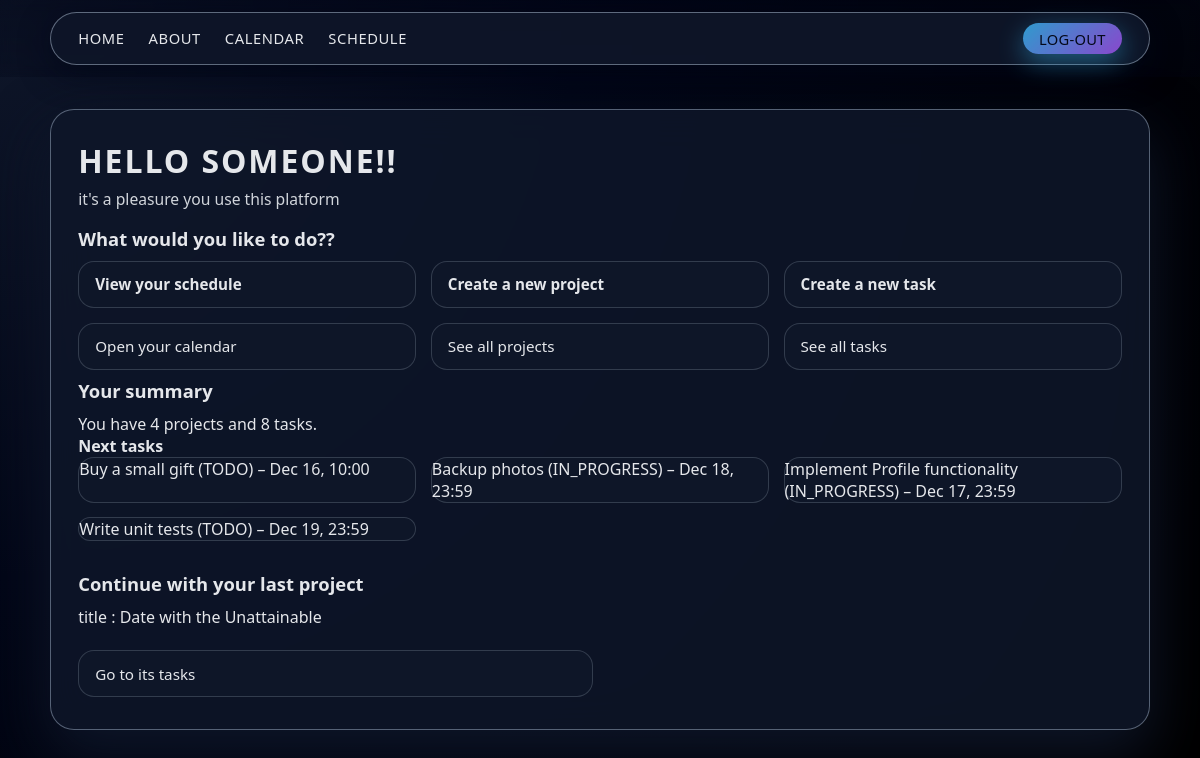
Page /home/ (signed in) on the earlier database version.
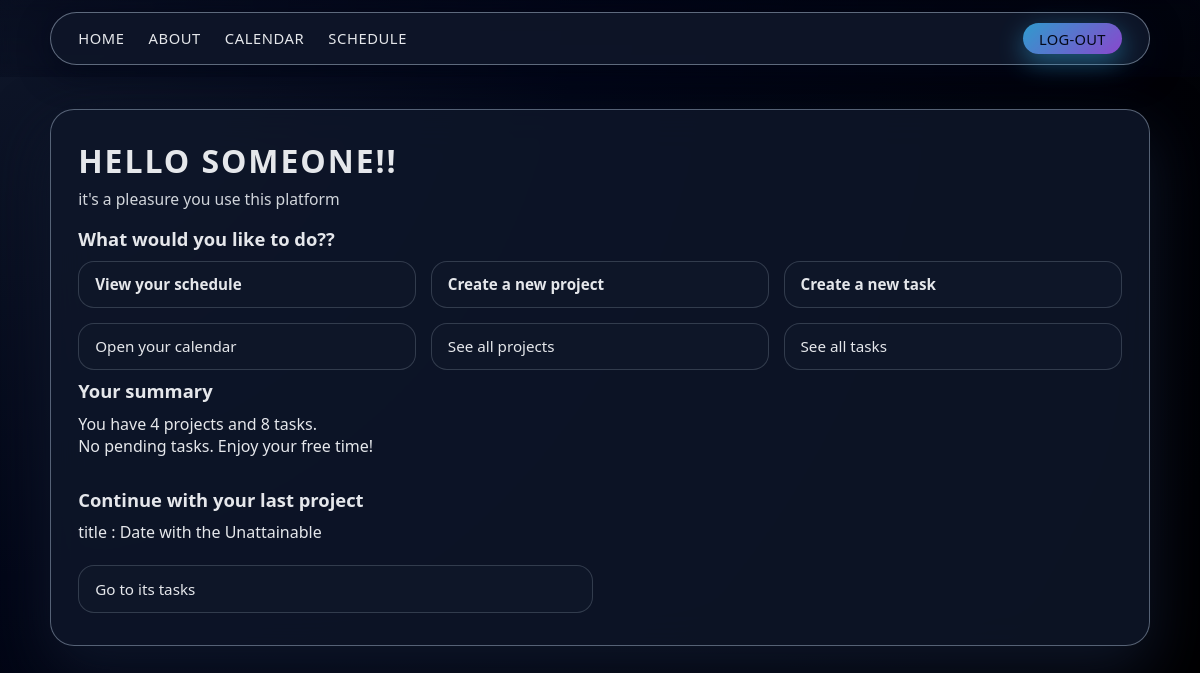
Same page on the later database version.
### myapp/models/tasks.py (models this page shows)
class Task(models.Model):
    title = models.CharField(max_length=200)
    description = models.TextField()
    status = models.CharField(max_length=50)
    due_date = models.DateTimeField(auto_now=True)
    done = models.BooleanField(default=False)
    project = models.ForeignKey(Project, on_delete=models.CASCADE)
    def __str__(self):
        return self.title+' - '+self.project.title

### myapp/views/core.py (the view)
# urls.py: path('home/',views.home, name="home"),
@login_required(login_url='sign_in')
def home(request):
    description = "Home, es donde puder visuializar ciertas opciones basicas y usarlas como atajos"
    og_title="Home - SchedulePy"
    og_description="Visualiza distintas opciones a realizar en SchedulePY."
    og_url=request.build_absolute_uri()
    og_image="https://schedulepy.nicowooow.site/static/images/logo.svg"
    user = request.user
    profile = Profile.objects.filter(user=user).first()
    projects_count = Project.objects.filter(profile=profile).count() if profile else 0
    tasks_count = Task.objects.filter(project__profile=profile).count() if profile else 0
    pending_tasks = Task.objects.filter(project__profile=profile, done=False)[:5] if profile else []
    last_project = Project.objects.filter(profile=profile).order_by("-created_at").first() if profile else None
    print(projects_count)
    print(tasks_count)
    print(pending_tasks)
    print(last_project)
    return render(request, "home.html", {
        "page_css": ["css/home.css"],
        "user": user,
        "projects_count": projects_count,
        "tasks_count": tasks_count,
        "pending_tasks": pending_tasks,
        "last_project": last_project,
        "og_title":og_title,
        "description":description,
        "og_description":og_description,
        "og_url":og_url,
        "og_image":og_image,
    })

### myapp/models/projects.py (called while the page is built)
    def __str__(self):
        return self.title

### myapp/templates/home.html (shortened to what this page needs)
{% extends 'layouts/header.html' %} {% load static %}
{% block extra_css %}
  {% if page_css %}
    {% for css in page_css %}
      <link rel="stylesheet" href="{% static css %}" />
    {% endfor %}
  {% endif %}
{% endblock %}
{% block content %}
<main>
  <h1>Hello {{user.username}}!!</h1>
  <p>it's a pleasure you use this platform</p>
  <h3>What would you like to do??</h3>
  <ul>
    <li><a href="{% url 'schedule' %}"><b>View your schedule</b></a></li>
    <li><a href="{% url 'create_project' %}"><b>Create a new project</b></a></li>
    <li><a href="{% url 'create_task' %}"><b>Create a new task</b></a></li>
    <li><a href="{% url 'calendar' %}">Open your calendar</a></li>
    <li><a href="{% url 'project' %}">See all projects</a></li>
    <li><a href="{% url 'task' %}">See all tasks</a></li>
  </ul>
  <section>
  <h3>Your summary</h3>
  <p>You have {{ projects_count }} projects and {{ tasks_count }} tasks.</p>
  {% if pending_tasks %}
    <h4>Next tasks</h4>
    <ul>
      {% for task in pending_tasks %}
        <li>{{ task.title }} ({{ task.status }}) – {{ task.due_date|date:"M d, H:i" }}</li>
      {% endfor %}
    </ul>
  {% else %}
    <p>No pending tasks. Enjoy your free time!</p>
  {% endif %}
  <br>
  {% if last_project %}
  <h3>Continue with your last project</h3>
  <p> title : {{ last_project.title }}</p>
  <br>
  <ul>
    <li><a href="{% url 'task' %}">Go to its tasks</a></li>
  <ul>
  {% endif %}
</section>
</main>
{% endblock %}

Differences in the rows shown:
no longer on this page (row edited): Task: title "Buy a small gift", status "TODO", due_date "Dec 16, 10:00"
no longer on this page (row edited): Task: title "Backup photos", status "IN_PROGRESS", due_date "Dec 18, 23:59"
no longer on this page (row edited): Task: title "Implement Profile functionality", status "IN_PROGRESS", due_date "Dec 17, 23:59"
no longer on this page (row edited): Task: title "Write unit tests", status "TODO", due_date "Dec 19, 23:59"
Other differences:
text no longer shown: "Next tasks"
text now shown: "No pending tasks. Enjoy your free time!"
